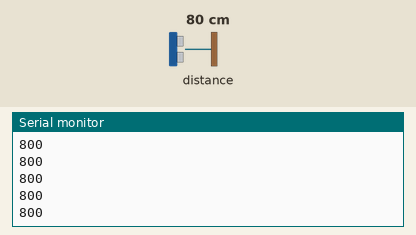
A sketch run on a simulated ESP32. Shown: the last lines printed to the serial monitor. The inputs (shaded band) are chosen by the test bench; at power-on: distance to the obstacle 80 cm.

Above: at 2.2 s.
2.3 s: distance to the obstacle set to 2 cm
At 2.6 s:
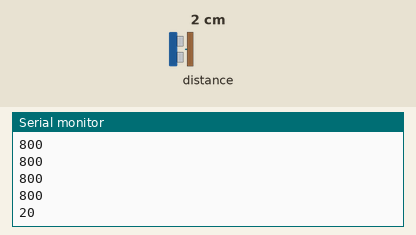
3.8 s: distance to the obstacle set to 4 cm
At 3.8 s:
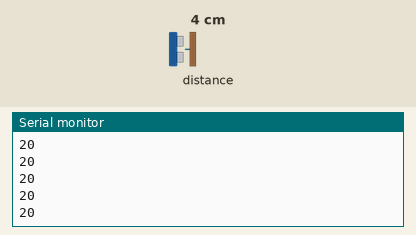
Timing chart, 0 to 6.8 s (numbered marks = the images above; inputs shaded):
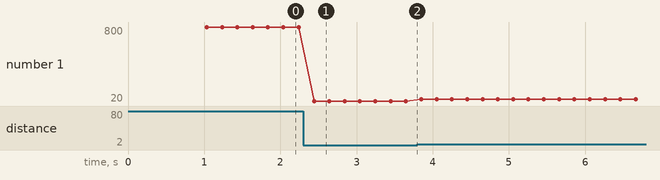

Measured:
- after the input at 2.3 s, the serial monitor: prints a new line after 0.14 s (image 1)
- plotted number 1: 800 → 20 after the input at 2.3 s, 20 → 40 after the input at 3.8 s

The sketch:

vl53l0x_continuous_esp32.ino
```cpp
#include "Adafruit_VL53L0X.h"
#define PERIOD 200 //5Hz

Adafruit_VL53L0X lox = Adafruit_VL53L0X();
unsigned long lastTime = 0;

void setup() {
  Serial.begin(115200);

  lox.begin();

  // wait for 1 second
  delay(1000);

  // start continuous ranging
  lox.startRangeContinuous();
}

void loop() {
  unsigned long nowTime = millis();
  if (nowTime - lastTime > PERIOD) {
    lastTime = nowTime;
    Serial.println(lox.readRange());
  }
}
```
